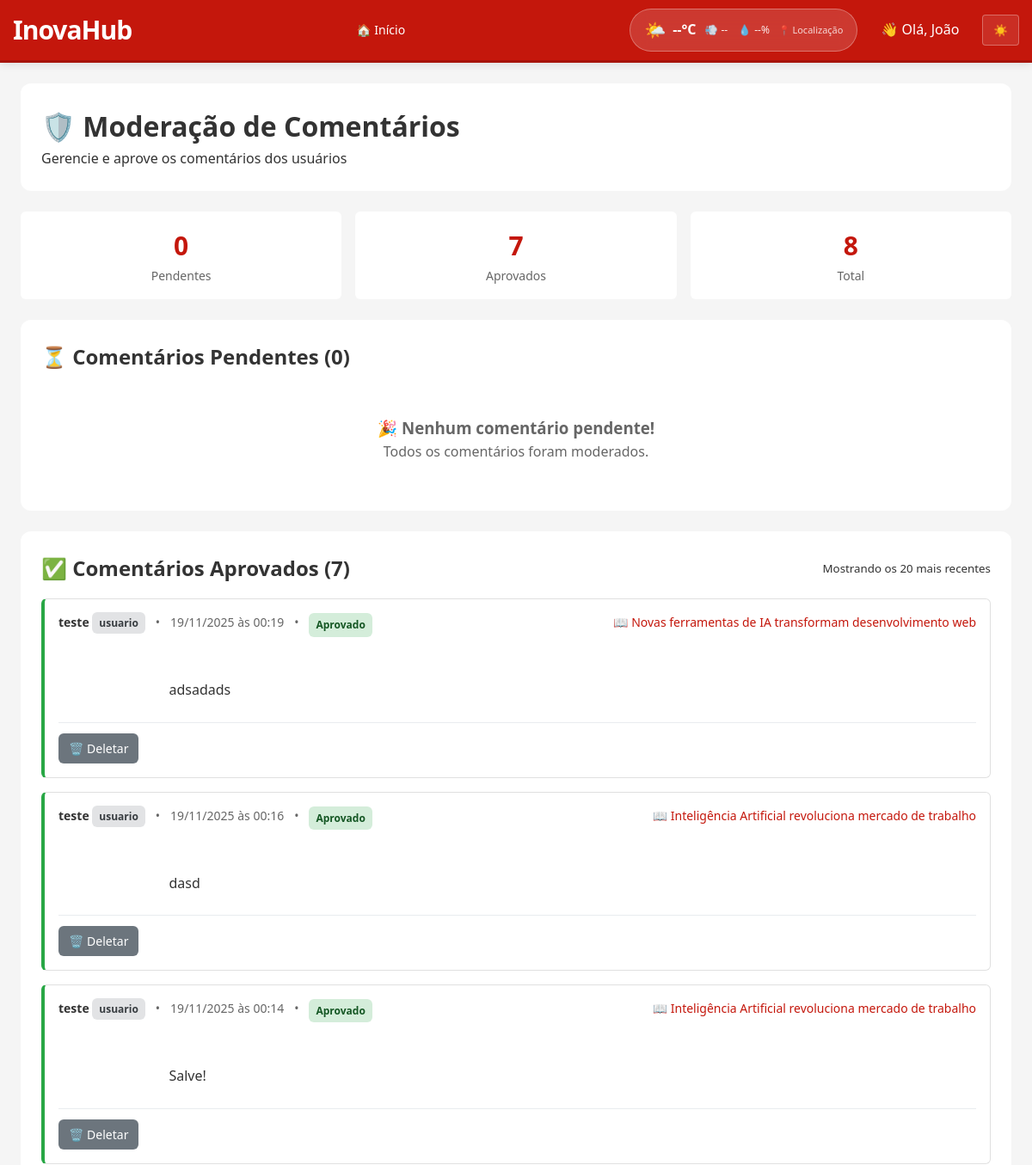
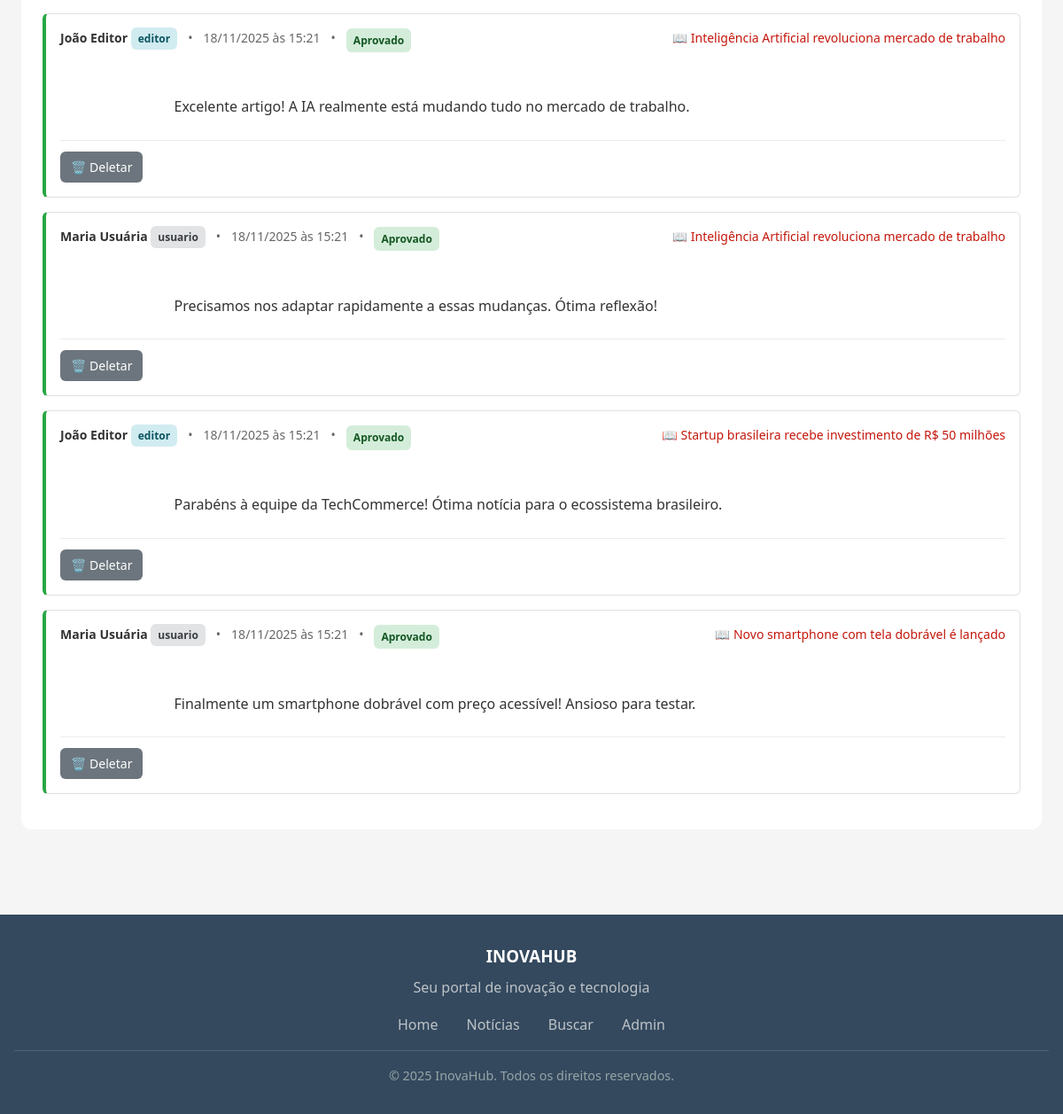
Screenshot of /admin/comentarios.php (signed in) with the database file from the repository (2 pictures, top to bottom).
### tables this page shows
CREATE TABLE `usuarios` (
  `id` int(11) NOT NULL,
  `nome` varchar(100) NOT NULL,
  `email` varchar(150) NOT NULL,
  `senha` varchar(255) NOT NULL,
  `avatar` varchar(255) DEFAULT 'avatar.jpg',
  `tipo` enum('admin','editor','usuario') DEFAULT 'usuario',
  `status` enum('ativo','inativo') DEFAULT 'ativo',
  `criado_em` timestamp NOT NULL DEFAULT current_timestamp(),
  `atualizado_em` timestamp NOT NULL DEFAULT current_timestamp() ON UPDATE current_timestamp()
);

CREATE TABLE `comentarios` (
  `id` int(11) NOT NULL,
  `noticia_id` int(11) NOT NULL,
  `usuario_id` int(11) NOT NULL,
  `comentario` text NOT NULL,
  `aprovado` tinyint(1) DEFAULT 0,
  `criado_em` timestamp NOT NULL DEFAULT current_timestamp()
);

CREATE TABLE `noticias` (
  `id` int(11) NOT NULL,
  `titulo` varchar(200) NOT NULL,
  `slug` varchar(200) NOT NULL,
  `resumo` text NOT NULL,
  `noticia` longtext NOT NULL,
  `imagem` varchar(255) DEFAULT 'noticia.jpg',
  `autor` int(11) NOT NULL,
  `categoria` int(11) NOT NULL,
  `status` enum('rascunho','publicada','arquivada') DEFAULT 'rascunho',
  `visualizacoes` int(11) DEFAULT 0,
  `destaque` tinyint(1) DEFAULT 0,
  `data` timestamp NOT NULL DEFAULT current_timestamp(),
  `publicada_em` timestamp NULL DEFAULT NULL,
  `criado_em` timestamp NOT NULL DEFAULT current_timestamp(),
  `atualizado_em` timestamp NOT NULL DEFAULT current_timestamp() ON UPDATE current_timestamp()
);

### includes/funcoes.php (called while the page is built, shortened)
<?php
function usuarioLogado($pdo)
{
    if (isset($_SESSION['usuario_id'])) {
        $stmt = $pdo->prepare("SELECT * FROM usuarios WHERE id = ?");
        $stmt->execute([$_SESSION['usuario_id']]);
        return $stmt->fetch(PDO::FETCH_ASSOC);
    }
    return false;
}
function formatarData($data)
{
    return date('d/m/Y \à\s H:i', strtotime($data));
}

### admin/comentarios.php (the view, shortened to what this page needs)
<?php
require '../includes/conexao.php';
require '../includes/funcoes.php';
$stmt = $pdo->prepare("
    SELECT c.*,
           u.nome as usuario_nome,
           u.email as usuario_email,
           u.tipo as usuario_tipo,
           n.titulo as noticia_titulo,
           n.slug as noticia_slug,
           cat.nome as categoria_nome
    FROM comentarios c
    JOIN usuarios u ON c.usuario_id = u.id
    JOIN noticias n ON c.noticia_id = n.id
    JOIN categorias cat ON n.categoria = cat.id
    WHERE c.aprovado = 0
    ORDER BY c.criado_em DESC
");
$stmt->execute();
$comentarios_pendentes = $stmt->fetchAll();
$stmt_aprovados = $pdo->prepare("
    SELECT c.*,
           u.nome as usuario_nome,
           u.tipo as usuario_tipo,
           n.titulo as noticia_titulo,
           n.slug as noticia_slug
    FROM comentarios c
    JOIN usuarios u ON c.usuario_id = u.id
    JOIN noticias n ON c.noticia_id = n.id
    WHERE c.aprovado = 1
    ORDER BY c.criado_em DESC
    LIMIT 20
");
$stmt_aprovados->execute();
$comentarios_aprovados = $stmt_aprovados->fetchAll();
$total_pendentes = count($comentarios_pendentes);
$stmt_total = $pdo->query("SELECT COUNT(*) as total FROM comentarios WHERE aprovado = 1");
$total_aprovados = $stmt_total->fetch()['total'];
$stmt_total_geral = $pdo->query("SELECT COUNT(*) as total FROM comentarios");
$total_geral = $stmt_total_geral->fetch()['total'];
?>
<!DOCTYPE html>
<html lang="pt-br">
<head>
    <link rel="stylesheet" href="../assets/css/style.css">
</head>
<body>
    <?php include '../includes/header.php'; ?>
    <div class="admin-container">
        <div class="admin-header">
            <h1>🛡️ Moderação de Comentários</h1>
            <p>Gerencie e aprove os comentários dos usuários</p>
        </div>
        <div class="stats-grid">
            <div class="stat-card">
                <div class="stat-number"><?= $total_pendentes ?></div>
                <div class="stat-label">Pendentes</div>
            </div>
            <div class="stat-card">
                <div class="stat-number"><?= $total_aprovados ?></div>
                <div class="stat-label">Aprovados</div>
            </div>
            <div class="stat-card">
                <div class="stat-number"><?= $total_geral ?></div>
                <div class="stat-label">Total</div>
            </div>
        </div>
        <section class="comentarios-section">
            <div class="section-header">
                <h2>⏳ Comentários Pendentes (<?= $total_pendentes ?>)</h2>
            </div>
            <?php if (empty($comentarios_pendentes)): ?>
                <div class="empty-state">
                    <h3>🎉 Nenhum comentário pendente!</h3>
                    <p>Todos os comentários foram moderados.</p>
                </div>
            <?php endif; ?>
        </section>
        <section class="comentarios-section">
            <div class="section-header">
                <h2>✅ Comentários Aprovados (<?= count($comentarios_aprovados) ?>)</h2>
                <small>Mostrando os 20 mais recentes</small>
            </div>
            <?php if (empty($comentarios_aprovados)): ?>
                <div class="empty-state">
                    <p>Nenhum comentário aprovado ainda.</p>
                </div>
            <?php else: ?>
                <?php foreach ($comentarios_aprovados as $comentario): ?>
                    <div class="comentario-item aprovado">
                        <div class="comentario-header">
                            <div class="comentario-meta">
                                <span class="comentario-usuario">
                                    <?= htmlspecialchars($comentario['usuario_nome']) ?>
                                    <span class="badge badge-<?= $comentario['usuario_tipo'] ?>">
                                        <?= $comentario['usuario_tipo'] ?>
                                    </span>
                                </span>
                                <span>•</span>
                                <span><?= formatarData($comentario['criado_em']) ?></span>
                                <span>•</span>
                                <span class="badge" style="background: #d4edda; color: #155724;">Aprovado</span>
                            </div>
                            <a href="../noticia.php?slug=<?= $comentario['noticia_slug'] ?? '' ?>" class="comentario-noticia" target="_blank">
                                📖 <?= htmlspecialchars($comentario['noticia_titulo']) ?>
                            </a>
                        </div>
                        <div class="comentario-texto">
                            <?= nl2br(htmlspecialchars($comentario['comentario'])) ?>
                        </div>
                        <div class="comentario-acoes">
                            <form method="POST" style="display: inline;">
                                <button type="submit" class="btn btn-deletar" onclick="return confirm('Tem certeza que deseja DELETAR PERMANENTEMENTE este comentário? Esta ação não pode ser desfeita!')">
                                    🗑️ Deletar
                                </button>
                            </form>
                        </div>
                    </div>
                <?php endforeach; ?>
            <?php endif; ?>
        </section>
    </div>
    <?php include '../includes/footer.php'; ?>
</body>
</html>

### includes/header.php (shortened to what this page needs)
<?php
require_once 'conexao.php';
require_once 'funcoes.php';
$usuario = usuarioLogado($pdo);
?>
<!DOCTYPE html>
<html lang="pt-br">
<head>
</head>
<body>
    <header class="topo">
        <div class="topo-container">
            <div class="logo-area">
                <h1 class="logo">
                    <a href="../index.php">InovaHub</a>
                </h1>
            </div>
            <nav class="nav-principal" id="nav-principal">
                <a href="../index.php">🏠 Início</a>
            </nav>
            <div class="user-area">
                <div class="clima-navbar-expandido" id="climaNavbar" onclick="abrirClimaCompleto()">
                    <div class="clima-navbar-conteudo">
                        <div class="clima-navbar-principal">
                            <span class="clima-navbar-icone" id="climaNavbarIcone">🌤️</span>
                            <span class="clima-navbar-temperatura" id="climaNavbarTemp">--°C</span>
                        </div>
                        <div class="clima-navbar-detalhes">
                            <div class="clima-navbar-info">
                                <span>💨</span>
                                <span id="climaNavbarVento">--</span>
                            </div>
                            <div class="clima-navbar-info">
                                <span>💧</span>
                                <span id="climaNavbarUmidade">--%</span>
                            </div>
                        </div>
                        <div class="clima-navbar-local" id="climaNavbarLocal">📍 Localização</div>
                    </div>
                </div>
                <?php if ($usuario): ?>
                    <div class="user-menu">
                        <span class="user-greeting">👋 Olá, <?= htmlspecialchars(explode(' ', $usuario['nome'])[0]) ?></span>
                    </div>
                <?php endif; ?>
                <button class="btn-theme" id="btn-theme" title="Alternar tema">☀️</button>
            </div>
        </div>
    </header>
</body>
</html>

### assets/CSS/style.css (style rules this page uses)
:root { --primary-red: #c4170c; --primary-dark: #1a1a1a; --primary-text: #333333; --secondary-text: #666666; --light-gray: #f5f5f5; --border-color: #e0e0e0; --white: #ffffff; --tech: #c4170c; --startups: #0066cc; --ia: #00a859; --hardware: #ff6600; --inovacoes: #9933cc; --mercado: #ff3366; --font-main: 'Helvetica Neue', Arial, sans-serif; --font-size-xs: 0.75rem; --font-size-sm: 0.875rem; --font-size-base: 1rem; --font-size-lg: 1.125rem; --font-size-xl: 1.25rem; --font-size-2xl: 1.5rem; --font-size-3xl: 1.875rem; --font-size-4xl: 2.25rem; --space-1: 0.25rem; --space-2: 0.5rem; --space-3: 0.75rem; --space-4: 1rem; --space-6: 1.5rem; --space-8: 2rem; --space-12: 3rem; --radius-sm: 0.25rem; --radius: 0.375rem; --radius-md: 0.5rem; --radius-lg: 0.75rem; }
* { margin: 0; padding: 0; box-sizing: border-box; }
body { font-family: var(--font-main); background-color: var(--light-gray); color: var(--primary-text); line-height: 1.6; transition: all 0.3s ease; }
.topo { background-color: var(--primary-red); color: var(--white); box-shadow: 0 2px 10px rgba(0, 0, 0, 0.1); position: sticky; top: 0; z-index: 1000; }
.topo-container { display: flex; align-items: center; justify-content: space-between; padding: var(--space-4) 0; }
.logo-area { display: flex; align-items: center; gap: var(--space-4); }
.logo a { color: var(--white); text-decoration: none; font-size: var(--font-size-3xl); font-weight: bold; letter-spacing: -1px; }
.nav-principal { display: flex; gap: var(--space-6); }
.nav-principal a { color: var(--white); text-decoration: none; font-weight: 500; padding: var(--space-2) var(--space-3); border-radius: var(--radius); transition: background-color 0.2s; }
.user-area { display: flex; align-items: center; gap: var(--space-4); }
.user-menu { position: relative; }
.user-greeting { cursor: pointer; padding: var(--space-2) var(--space-3); }
.btn-theme { background: rgba(255, 255, 255, 0.1); border: 1px solid rgba(255, 255, 255, 0.3); color: var(--white); padding: var(--space-2) var(--space-3); border-radius: var(--radius); cursor: pointer; transition: background-color 0.2s; }
.comentario-header { display: flex; align-items: center; gap: 12px; margin-bottom: 12px; }
.comentario-acoes { margin-top: 12px; padding-top: 12px; border-top: 1px solid #e9ecef; }

### rows the page displays
usuarios: nome "João"
comentarios: usuario.nome "teste", usuario.tipo "usuario", criado_em "19/11/2025 às 00:19", noticia.titulo "Novas ferramentas de IA transformam desenvolvimento web", comentario "adsadads"
comentarios: usuario.nome "teste", usuario.tipo "usuario", criado_em "19/11/2025 às 00:16", noticia.titulo "Inteligência Artificial revoluciona mercado de trabalho", comentario "dasd"
comentarios: usuario.nome "teste", usuario.tipo "usuario", criado_em "19/11/2025 às 00:14", noticia.titulo "Inteligência Artificial revoluciona mercado de trabalho", comentario "Salve!"
comentarios: usuario.nome "João Editor", usuario.tipo "editor", criado_em "18/11/2025 às 15:21", noticia.titulo "Inteligência Artificial revoluciona mercado de trabalho", comentario "Excelente artigo! A IA realmente está mudando tudo no mercado de trabalho."
comentarios: usuario.nome "Maria Usuária", usuario.tipo "usuario", criado_em "18/11/2025 às 15:21", noticia.titulo "Inteligência Artificial revoluciona mercado de trabalho", comentario "Precisamos nos adaptar rapidamente a essas mudanças. Ótima reflexão!"
comentarios: usuario.nome "João Editor", usuario.tipo "editor", criado_em "18/11/2025 às 15:21", noticia.titulo "Startup brasileira recebe investimento de R$ 50 milhões", comentario "Parabéns à equipe da TechCommerce! Ótima notícia para o ecossistema brasileiro."
comentarios: usuario.nome "Maria Usuária", usuario.tipo "usuario", criado_em "18/11/2025 às 15:21", noticia.titulo "Novo smartphone com tela dobrável é lançado", comentario "Finalmente um smartphone dobrável com preço acessível! Ansioso para testar."

### other values shown
$total_pendentes "0"
$total_aprovados "7"
$total_geral "8"
count($comentarios_aprovados) "7"
